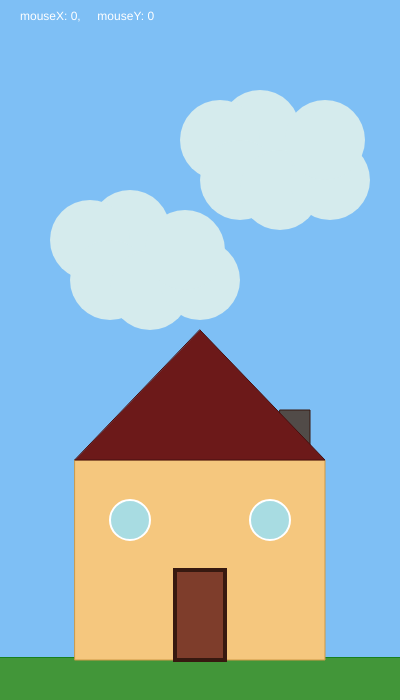
Frame 1 (no input)
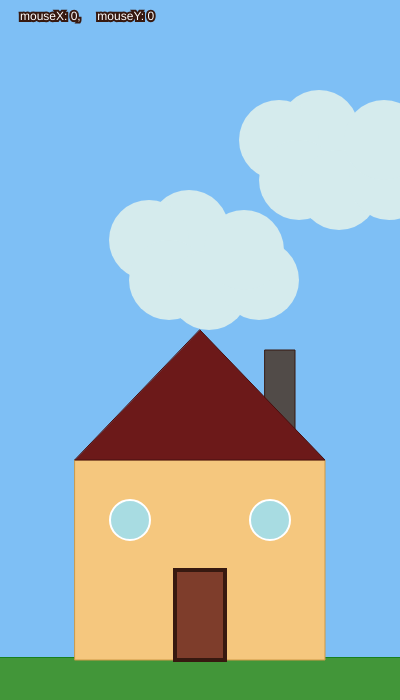
Frame 60 (no input)
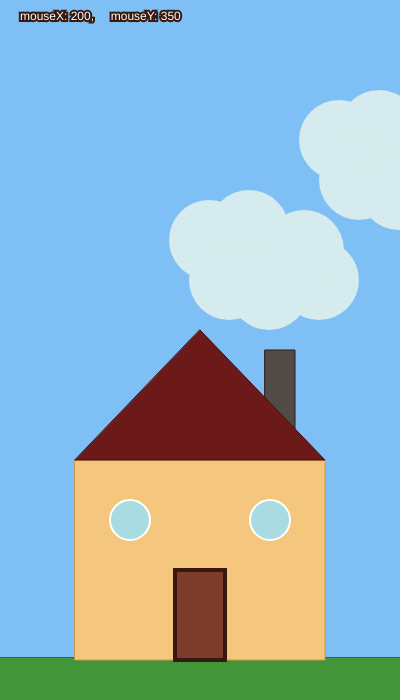
Frame 120 (the mouse pressed at the canvas centre since frame 60)

The p5.js sketch that drew these frames (run headless with seeded random() and noise() and a simulated clock; from frame 60 on, the mouse is pressed at the canvas centre):

// p5.js sketch
// ── sketch.js
let xMax = 400;
let yMax = 700;

let xcasa = xMax/2;
let ycasa = yMax*0.8;

let xprato = 0;
let yprato = 680;

let xtetto = xMax/2;
let ytetto = 510;

let xnuvola = 50;
let ynuvola = 50;



function setup() {
  createCanvas(400, 700);
}

function draw() {
  background("#7ebff5ff");
  //mostrare un testo bianco che mostra le coordinate del mouse sul foglio da disegno
  fill(255); //bianco
  //string, x, y
  text("mouseX: " + mouseX + ", \
    mouseY: " + mouseY,20,20);


  //aprire contesto di disegno

  

 
//nuvola
fill("#d5ebedff");
stroke(255);
strokeWeight(0);
ellipse(xnuvola +80, ynuvola+180, 80, 80);
ellipse(xnuvola +40, ynuvola+190, 80, 80);
ellipse(xnuvola +60, ynuvola+230, 80, 80);
ellipse(xnuvola +100, ynuvola+240, 80, 80);
ellipse(xnuvola +150, ynuvola+230, 80, 80);
ellipse(xnuvola +135, ynuvola+200, 80, 80);

ellipse(xnuvola +210, ynuvola+80, 80, 80);
ellipse(xnuvola +170, ynuvola+90, 80, 80);
ellipse(xnuvola +190, ynuvola+130, 80, 80);
ellipse(xnuvola +230, ynuvola+140, 80, 80);
ellipse(xnuvola +280, ynuvola+130, 80, 80);
ellipse(xnuvola +275, ynuvola+90, 80, 80);


//xrocket = (xrocket +1) % xMax;
xnuvola = xnuvola + 1;
// quando la yrocket sarà oltre una certa soglia allora dobbiamo resettare la y del razzo
let soglia = +xMax * 0.6;
if(xnuvola > soglia){
  xnuvola = -xMax
}


//camino
fill("#514b48ff");
stroke("#371910ff");
strokeWeight(1);
rect(xcasa +80, ycasa-150, 30, 120);


// prato
 push();
 fill("#429639ff");
 stroke("#18801fff");
//alternativa
rectMode(CENTER)
rect(xprato, yprato +0, 8000, 45,);


//casa
 push();
 fill("#f5c77eff");
 stroke("#cd9946ff");
rect(xcasa, ycasa +0, 250, 200,);


//tetto
fill("#6c1919ff")
stroke("#470f0fff")
triangle(xtetto-125, ytetto-50, xtetto+125, ytetto-50, xtetto, ytetto-180)

//finestra destra
fill("#a8dce2ff");
stroke(255);
strokeWeight(2);
ellipse(xcasa +70, ycasa-40, 40, 40);


//finestra sinistra
fill("#a8dce2ff");
stroke(255);
strokeWeight(2);
ellipse(xcasa -70, ycasa-40, 40, 40);


//portone
fill("#7e3d2bff");
stroke("#371910ff");
strokeWeight(4);
rect(xcasa +0, ycasa+55, 50, 90);


}
